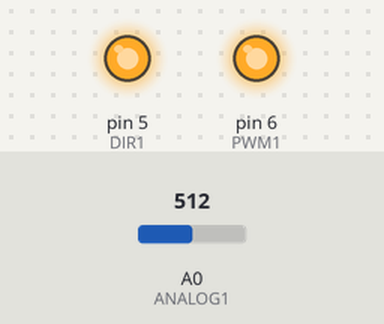
A sketch run on a simulated Arduino Uno, built with avr-gcc and run on an emulated ATmega328P. Parts: output pins drawn as LEDs (lit = HIGH). The inputs (shaded band) are chosen by the test bench; at power-on: A0 (ANALOG1) = 512. The ROS host is connected and sends only what is stated.

Above: at 1.2 s.
1.3 s: A0 (ANALOG1) set to 420
2.9 s: A0 (ANALOG1) set to 405
At 3.6 s:
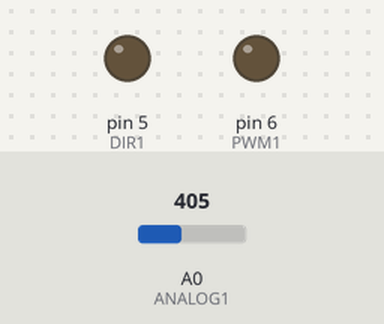
4.6 s: A0 (ANALOG1) set to 306
At 5.1 s:
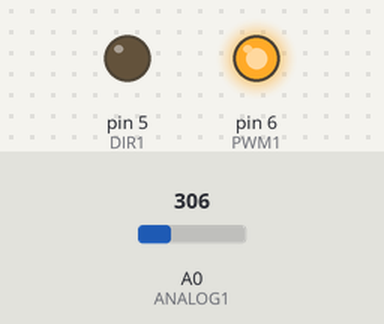
6.1 s: A0 (ANALOG1) set to 511
At 7.1 s:
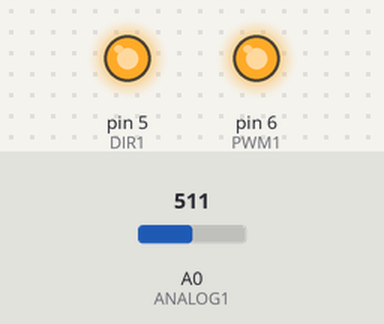
Timing chart, 0 to 8.6 s (numbered marks = the images above; inputs shaded):
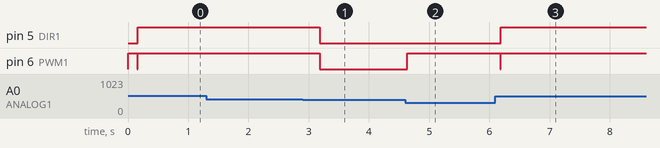

Measured:
- the behaviour switches between 406 and 405 on A0 (ANALOG1) (found by bisection; images 0 and 1)
- after the input at 1.3 s, every drawn part: stays the same
- after the input at 2.9 s, pin 5 (DIR1), pin 6 (PWM1): HIGH → LOW after 0.29 s
- after the input at 4.6 s, pin 6 (PWM1): LOW → HIGH at once
- after the input at 6.1 s, pin 5 (DIR1): LOW → HIGH after 0.09 s; pin 6 (PWM1): HIGH → LOW after 0.08 s, → HIGH 0.01 s later

The sketch:

linear_actuator_controller.ino
```cpp
#include <ros.h>
#include <std_msgs/Int16.h>


ros::NodeHandle  nh;
std_msgs::Int16 actual_1_SM;
ros::Publisher actual_1_pub("LA_actual_1", &actual_1_SM);
int command_1 = 400;
void command_1_CB( const std_msgs::Int16& msg){
  command_1 = msg.data;
}
ros::Subscriber<std_msgs::Int16> command_1_sub("LA_command_1", command_1_CB);

const int DIR1 = 5;
const int PWM1 = 6;
const int ANALOG1 = A0;
void setup(){
  nh.initNode();
  nh.advertise(actual_1_pub);

  nh.subscribe(command_1_sub);
  pinMode(DIR1, OUTPUT);
  pinMode(PWM1, OUTPUT);
  digitalWrite(DIR1,0);
  digitalWrite(PWM1,0);
}

int history[3] = {0,0,0};
int sampleandFilter(int newVal){

  history[2] = history[1];
  history[1] = history[0];
  history[0] = newVal;
  int middle;

  if        ((history[0] <= history[1]) && (history[0] <= history[2])){
    middle = (history[1] <= history[2]) ?   history[1] :  history[2];

  }else if  ((history[1] <= history[0]) && (history[1] <= history[2])){
    middle = (history[0] <= history[2]) ?   history[0] :  history[2];

  }else {
    middle = (history[0] <= history[1]) ?   history[0] :  history[1];
  }

  return middle;
}
float moving_average_1 = 0;
void loop(){
  int read_val = analogRead(ANALOG1);
  int pos_1 = sampleandFilter(read_val);
  moving_average_1 = .9*moving_average_1 + .1*float(pos_1);
  actual_1_SM.data = moving_average_1;
  actual_1_pub.publish(&actual_1_SM);

  int error = command_1 - moving_average_1;

  if ( abs(error) > 5){
    int dir = error > 0 ? 0: 255;
    int pwm = error*2;
    if(pwm > 255){ pwm = 255;}
    digitalWrite(DIR1,dir);
    digitalWrite(PWM1,pwm);
  }else{
    digitalWrite(DIR1,0);
    digitalWrite(PWM1,0);
  }


  nh.spinOnce();
  delay(10);

}
```
